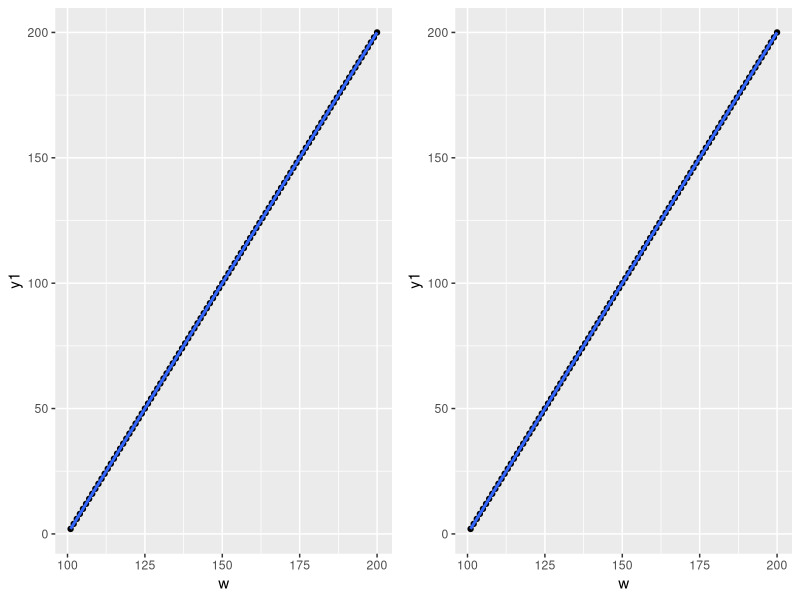
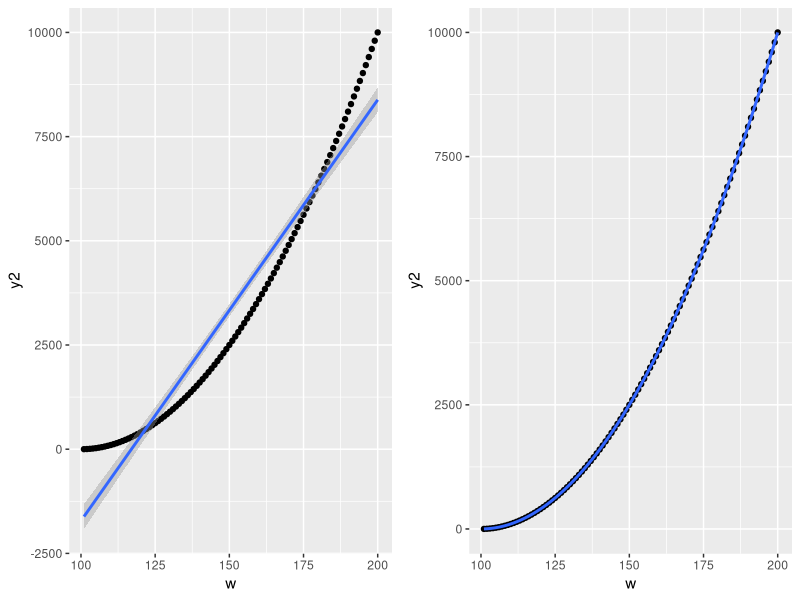
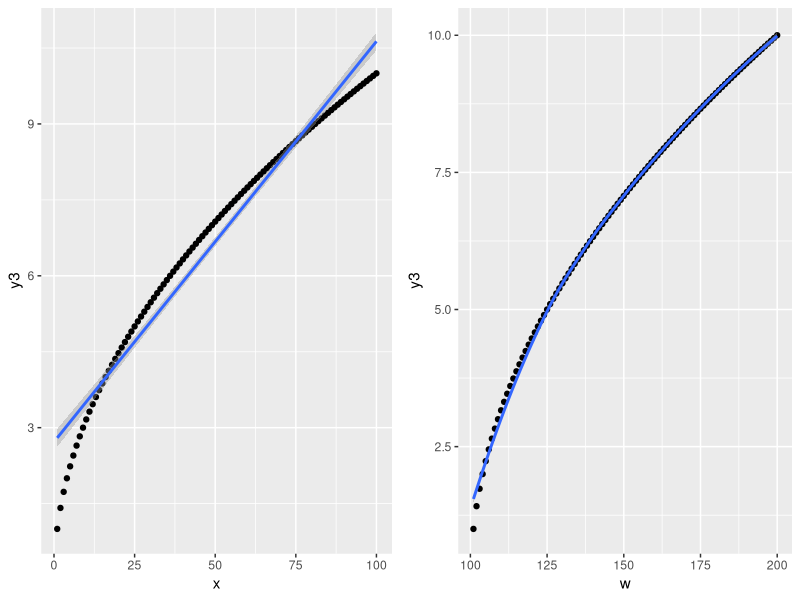
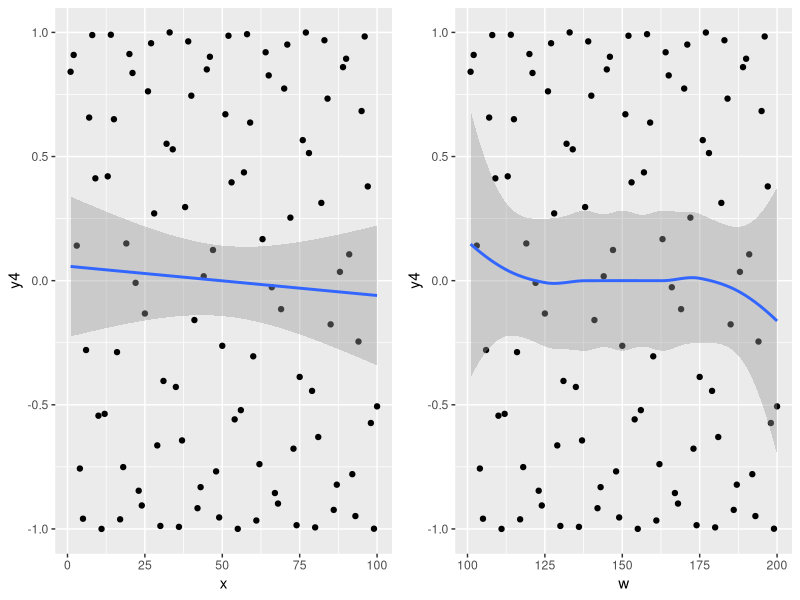

Here is the R script that generated these plots, in order:
## ---- chunk 1
x<-c(1:100)
y1<-2*x
y2<-x^2
y3<-sqrt(x)
y4<-sin(x)

w <- c(101:200)
## ---- chunk 2
library(ggplot2)
library(gridExtra)

p1 <- qplot(w,y1) + geom_smooth(method=lm)
p2 <- qplot(w,y1) + geom_smooth(method=loess)
grid.arrange(p1, p2, ncol=2)

p3 <- qplot(w,y2) + geom_smooth(method=lm)
p4 <- qplot(w,y2) + geom_smooth(method=loess)
grid.arrange(p3, p4, ncol=2)

p5 <- qplot(x,y3) + geom_smooth(method=lm)
p6 <- qplot(w,y3) + geom_smooth(method=loess)
grid.arrange(p5, p6, ncol=2)

p7 <- qplot(x,y4) + geom_smooth(method=lm)
p8 <- qplot(w,y4) + geom_smooth(method=loess)
grid.arrange(p7, p8, ncol=2)
